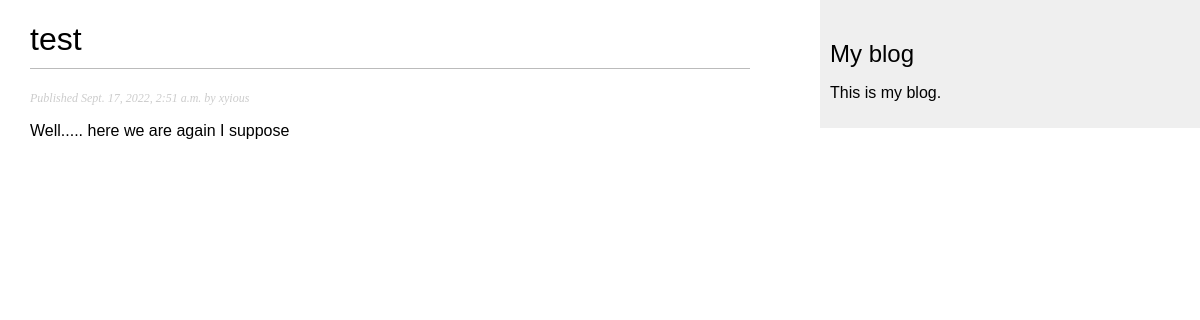
Page /blog/2022/9/17/test/ on the committed database.
### blog/models.py (models this page shows, shortened)
class Post(models.Model):
    STATUS_CHOICES = (
        ('draft', 'Draft'),
        ('published', 'Published'),
    )
    title = models.CharField(max_length=250)
    slug = models.SlugField(max_length=250, unique_for_date='publish')
    author = models.ForeignKey(User, on_delete=models.CASCADE, related_name='blog_posts')
    body = models.TextField()
    publish = models.DateTimeField(default=timezone.now)
    created = models.DateTimeField(auto_now_add=True)
    updated = models.DateTimeField(auto_now=True)
    status = models.CharField(max_length=10, choices=STATUS_CHOICES, default='draft')
    objects = models.Manager() # The default manager.
    published = PublishedManager() # Our custom manager.

### blog/views.py (the view)
# urls.py: path('<int:year>/<int:month>/<int:day>/<slug:post>/', views.post_detail, name='post_detail'),
def post_detail(request, year, month, day, post):
   post = get_object_or_404(Post, slug=post, status='published', publish__year=year, publish__month=month, publish__day=day)
   return render(request, 'blog/post/detail.html', {'post': post})

### blog/templates/blog/post/detail.html (shortened to what this page needs)
{% extends "blog/base.html" %}
{% block content %}
   <h1>{{ post.title }}</h1>
   <p class="date">
      Published {{ post.publish }} by {{ post.author }}
   </p>
   {{ post.body|linebreaks }}
{% endblock %}

### blog/static/css/blog.css (style rules this page uses)
body { margin:0; padding:0; font-family:helvetica, sans-serif; }
h1 { font-weight:normal; border-bottom:1px solid #bbb; padding:0 0 10px 0; }
p.date { color:#ccc; font-family: georgia, serif; font-size: 12px; font-style: italic; }

### rows in the picture
Post: title "test", publish "Sept. 17, 2022, 2:51 a.m.", author "xyious", body "Well..... here we are again I suppose"
